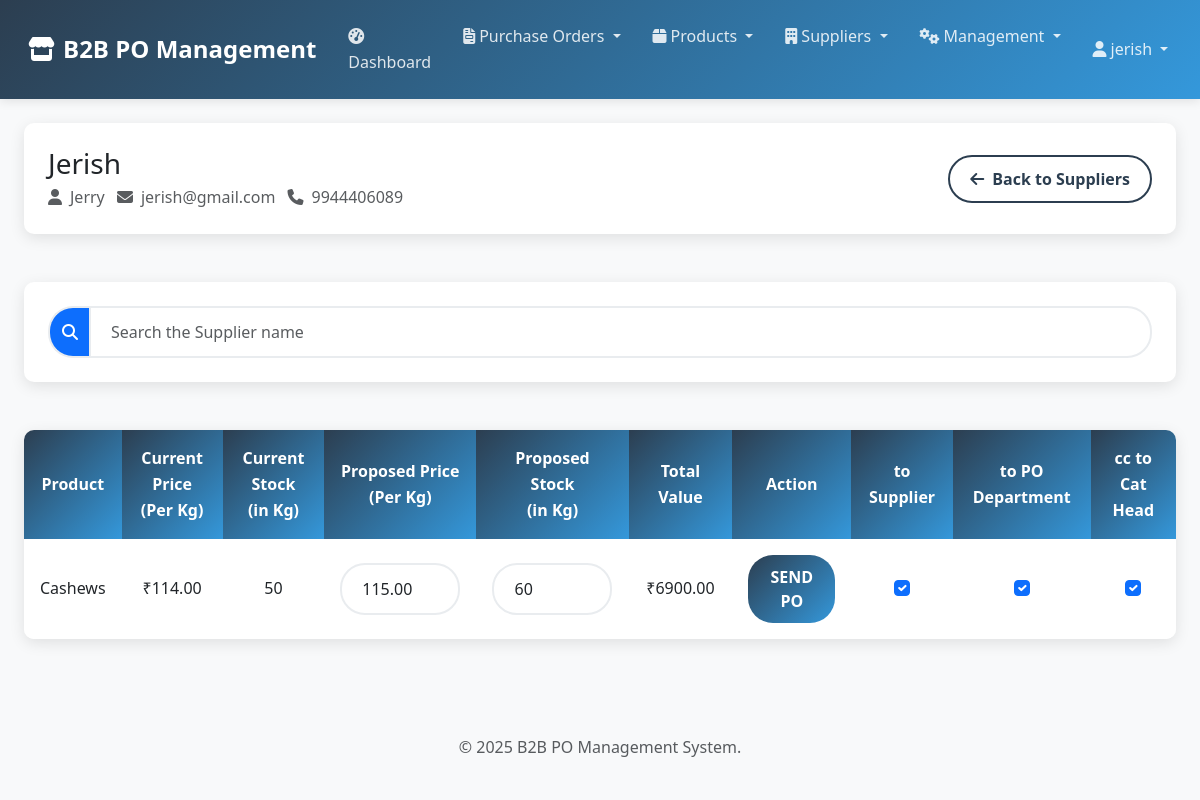
Before: /suppliers/1/products/ (signed in) with the older database file.
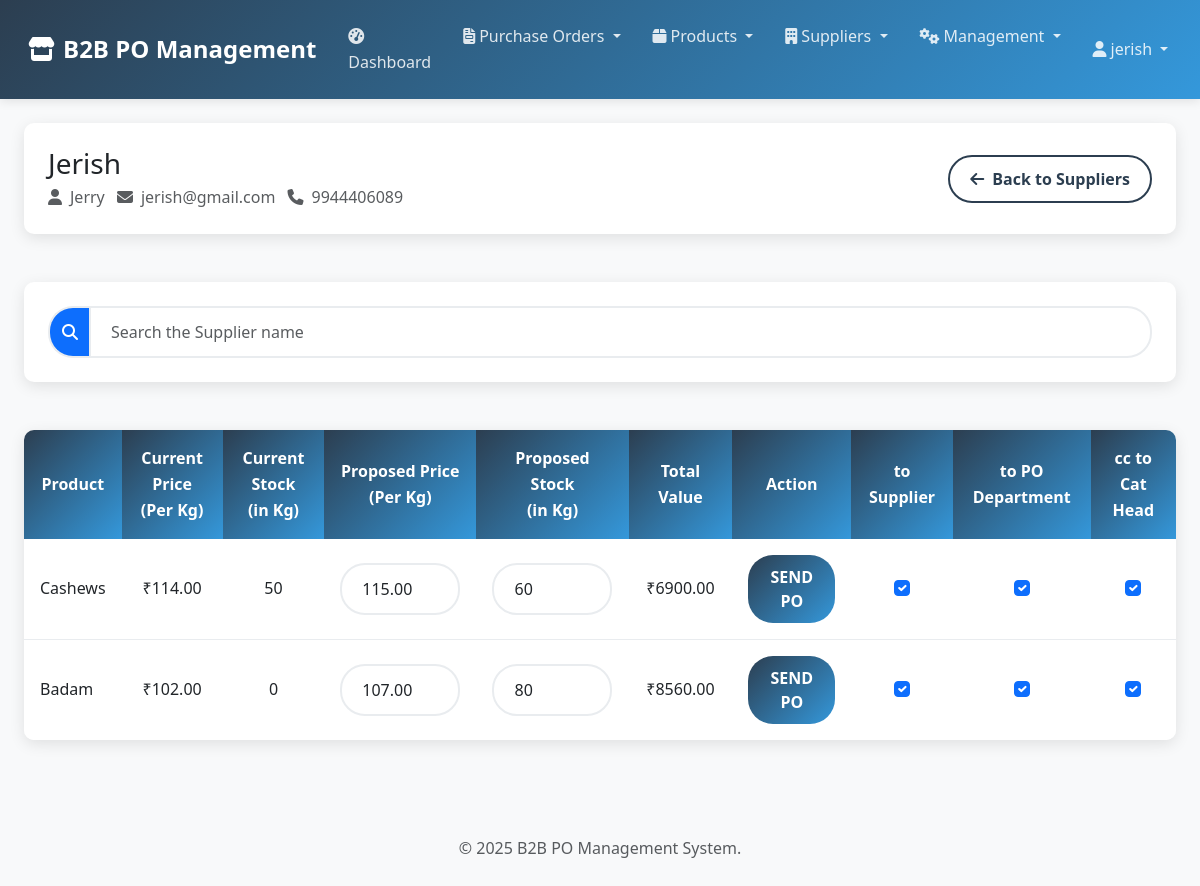
After: the same page with the newer database file.
### po_system/models.py (models this page shows, shortened)
class Product(models.Model):
    name = models.CharField(max_length=200)
    supplier = models.ForeignKey(Supplier, on_delete=models.CASCADE, related_name='products')
    category = models.ForeignKey(Category, on_delete=models.CASCADE)
    unit = models.CharField(max_length=20, default='Kg')
    current_price = models.DecimalField(max_digits=10, decimal_places=2, validators=[MinValueValidator(Decimal('0.01'))])
    proposed_price = models.DecimalField(max_digits=10, decimal_places=2, validators=[MinValueValidator(Decimal('0.01'))])
    proposed_stock = models.IntegerField(validators=[MinValueValidator(0)])
    description = models.TextField(blank=True)
    created_at = models.DateTimeField(default=timezone.now)  # Changed from auto_now_add
    updated_at = models.DateTimeField(auto_now=True)
    is_active = models.BooleanField(default=True)
    @property
    def current_stock(self):
        return sum(stock.quantity for stock in self.stocks.filter(shop__is_active=True))
    @property
    def total_value(self):
        return self.proposed_price * self.proposed_stock
    class Meta:
        unique_together = ['name', 'supplier']

class ProductStock(models.Model):
    product = models.ForeignKey(Product, on_delete=models.CASCADE, related_name='stocks')
    shop = models.ForeignKey(Shop, on_delete=models.CASCADE)
    quantity = models.IntegerField(validators=[MinValueValidator(0)])
    updated_at = models.DateTimeField(auto_now=True)
    class Meta:
        unique_together = ['product', 'shop']

### po_system/views.py (the view, shortened to what this page needs)
# urls.py: path('suppliers/<int:supplier_id>/products/', views.supplier_products, name='supplier_products'),
@login_required
def supplier_products(request, supplier_id):
    supplier = get_object_or_404(Supplier, id=supplier_id, is_active=True)
    products = Product.objects.filter(supplier=supplier, is_active=True).select_related('category')
    return render(request, 'po_system/supplier_products.html', {
        'supplier': supplier,
        'products': products
    })

### templates/po_system/supplier_products.html (shortened to what the changed rows need)
{% extends 'po_system/base.html' %}
{% block content %}
<div class="container-fluid">
    <div class="row">
        <div class="col-12">
            <div class="product-table">
                <div class="table-responsive">
                    <table class="table table-hover" id="productsTable">
                        <thead>
                            <tr class="text-center">
                                <th>Product</th>
                                <th>Current Price<br>(Per Kg)</th>
                                <th>Current Stock<br>(in Kg)</th>
                                <th>Proposed Price<br>(Per Kg)</th>
                                <th>Proposed Stock<br>(in Kg)</th>
                                <th>Total Value</th>
                                <th>Action</th>
                                <th>to Supplier</th>
                                <th>to PO Department</th>
                                <th>cc to Cat Head</th>
                            </tr>
                        </thead>
                        <tbody>
                            {% for product in products %}
                            <tr class="text-center">
                                <td class="text-start">{{ product.name }}</td>
                                <td>₹{{ product.current_price }}</td>
                                <td>{{ product.current_stock }}</td>
                                <td>
                                    <input type="number" class="form-control proposed-price"
                                           data-product-id="{{ product.id }}"
                                           value="{{ product.proposed_price }}"
                                           min="0.01" step="0.01" style="width: 120px; margin: 0 auto;">
                                </td>
                                <td>
                                    <input type="number" class="form-control proposed-stock"
                                           data-product-id="{{ product.id }}"
                                           value="{{ product.proposed_stock }}"
                                           min="1" style="width: 120px; margin: 0 auto;">
                                </td>
                                <td class="total-value">₹{{ product.total_value }}</td>
                                <td>
                                    <button class="btn btn-primary send-po-btn"
                                            data-product-id="{{ product.id }}"
                                            style="background-color: purple; border-color: purple;">
                                        SEND PO
                                    </button>
                                </td>
                                <td>
                                    <div class="form-check d-flex justify-content-center">
                                        <input class="form-check-input" type="checkbox"
                                               id="toSupplier{{ product.id }}" checked>
                                    </div>
                                </td>
                                <td>
                                    <div class="form-check d-flex justify-content-center">
                                        <input class="form-check-input" type="checkbox"
                                               id="toPODept{{ product.id }}" checked>
                                    </div>
                                </td>
                                <td>
                                    <div class="form-check d-flex justify-content-center">
                                        <input class="form-check-input" type="checkbox"
                                               id="toCatHead{{ product.id }}" checked>
                                    </div>
                                </td>
                            </tr>
                            {% endfor %}
                        </tbody>
                    </table>
                </div>
            </div>
        </div>
    </div>
</div>
{% endblock %}

Changed rows visible on the page:
added Product: name "Badam", current_price "102.00", current_stock "0", proposed_price "107.00", proposed_stock "80", total_value "8560.00"
